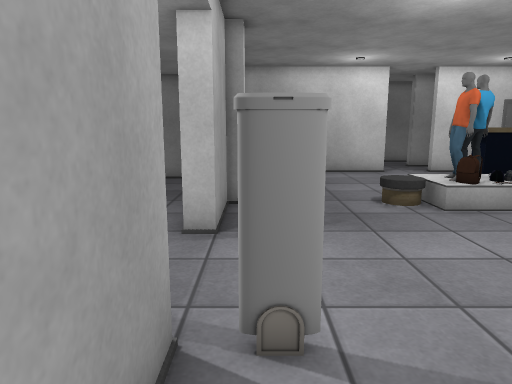
View 1 (above)

21 first-person views from a walk through a 3-D level made in the Unity game engine. The camera is 1.3 m above the floor, tilts 10° down and sees 70° across. The floor is counted in squares, 0.5 m on a side. Each view is taken from the middle of a square. On the plan, view 1 faces up. The plan holds only what a view shows up to about 20 squares ahead; the rest is blank. The player is left out. Some surface patterns are stand-ins.

View 2
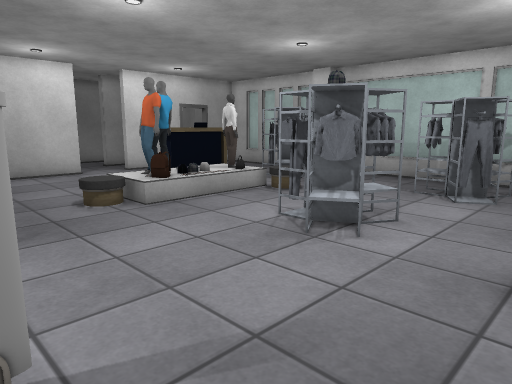

View 3
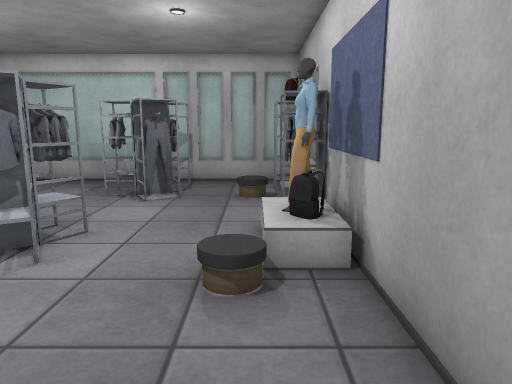

View 4
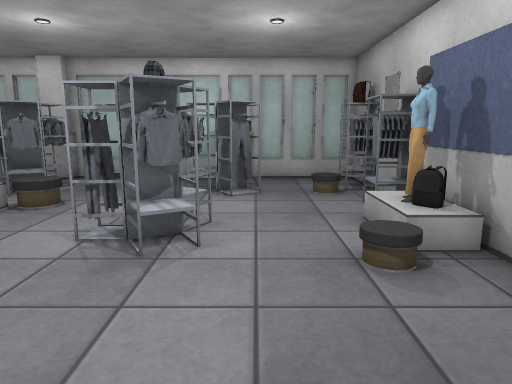

View 5
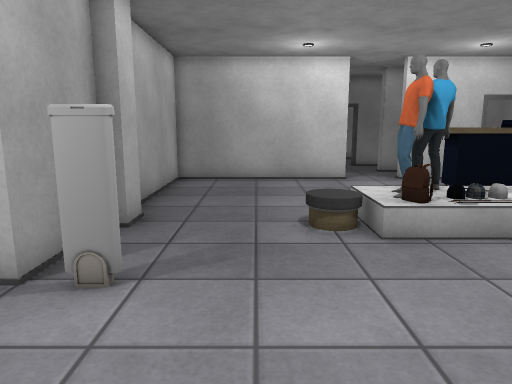

View 6
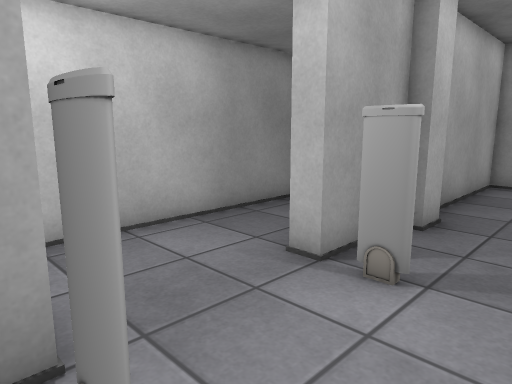

View 7
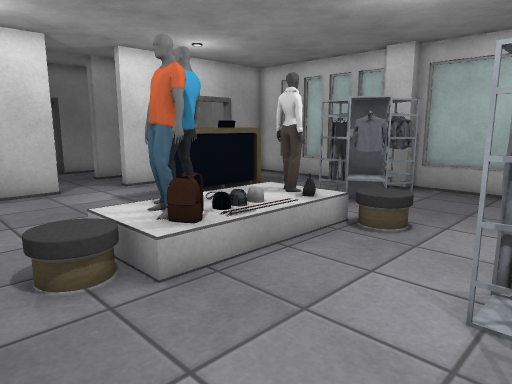

View 8
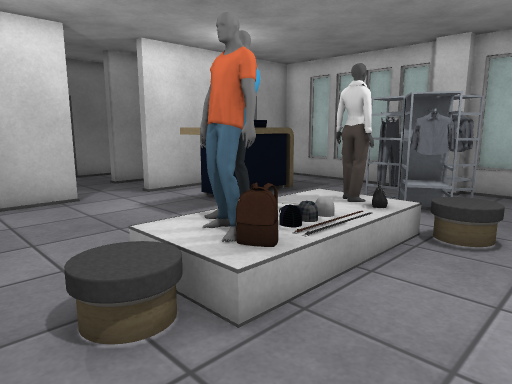

View 9
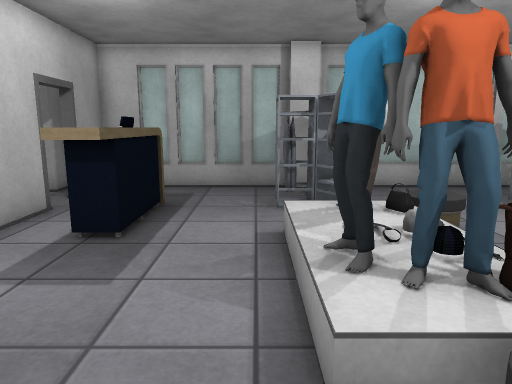

View 10
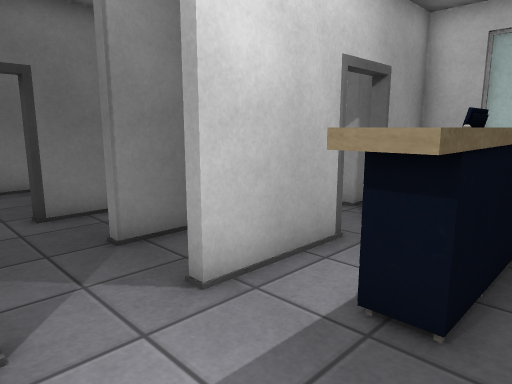

View 11
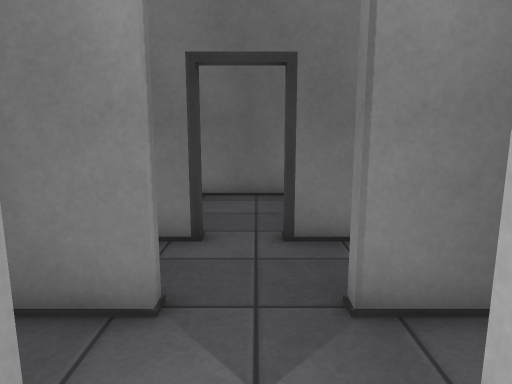

View 12
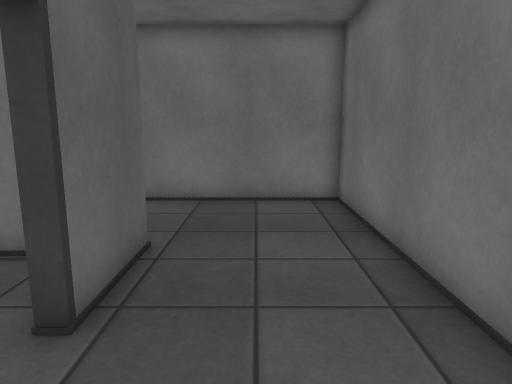

View 13
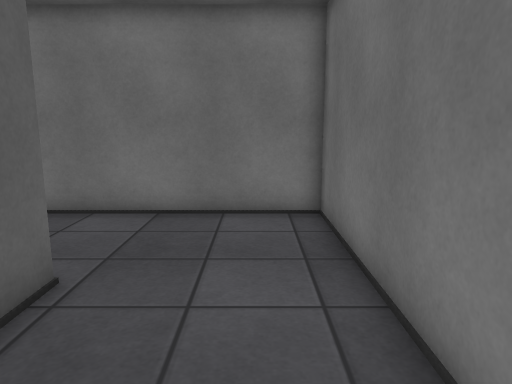

View 14
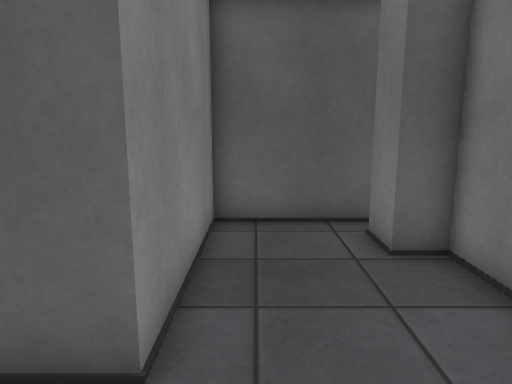

View 15
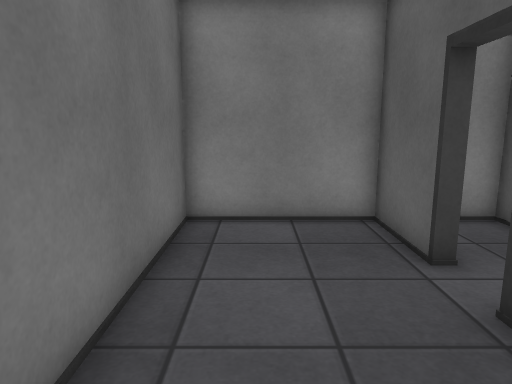

View 16
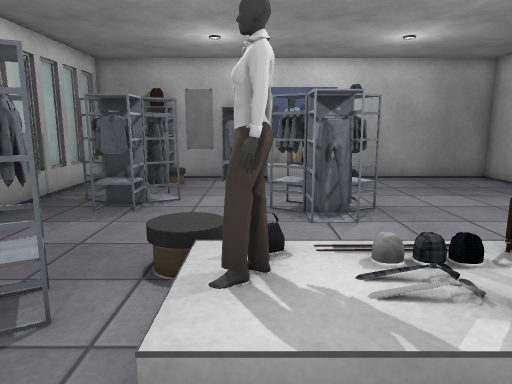

View 17
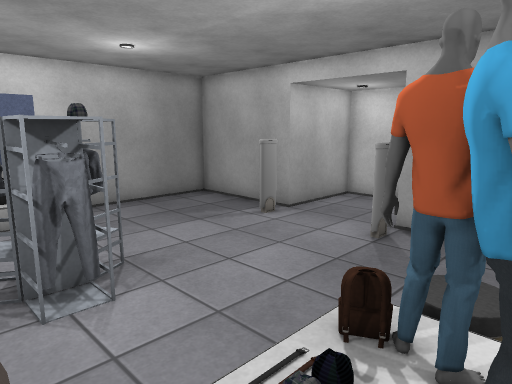

View 18
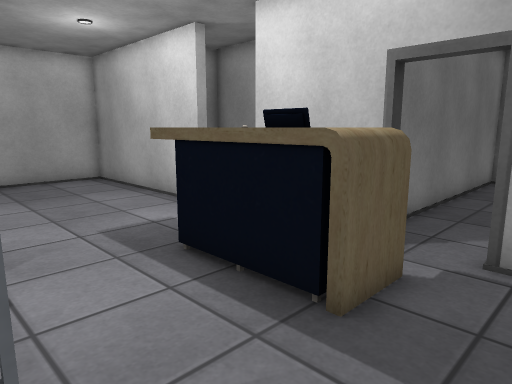

View 19
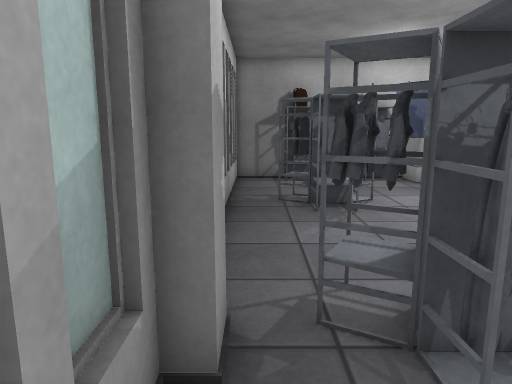

View 20
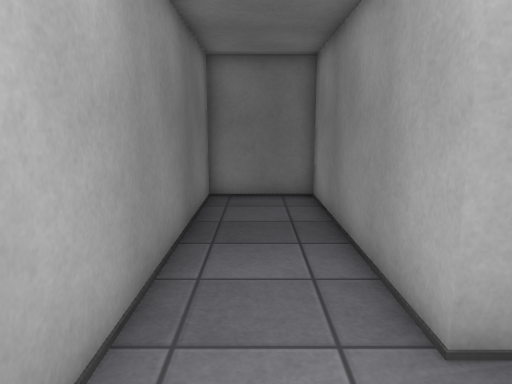

View 21
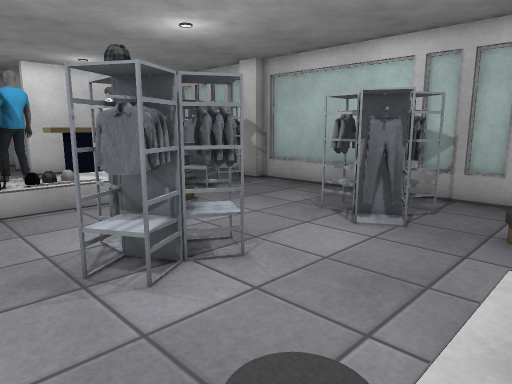

### Floor plan
Key: @ floor where view 1 was taken; # wall or solid block; x gap in a wall; . main floor; : floor 0.5 m higher than the main floor; / step, stairs or slope; O other object.
Columns run from 6 left of view 1 to 19 right of it. Each row starts with its distance up from view 1.
 34      ###############
 33      #.............#
 32      #.............#
 31      #.............#
 30      #.............#
 29      #.....####.####
 28      #....#####.####
 27      #....##.......#
 26      #....##.......#
 25      ##...####...###
 24       #...##.......#
 23       #...## ..... #
 22      #########...####
 21      #.............. #####
 20      #.............. O...#
 19 ######..........OO OOO...#
 18 #...##...........OOOOO...#
 17 #...##...................#
 16 #...##...................#
 15 #...##...................#
 14 #...##......O OO::/..#O..#
 13 #...##.....OO#O::O/.####x#
 12 #...##.....OO# ::O/.O##O.#
 11 #...##............O/.##..#
 10 #...##............O/.....#
  9 #...##x..................#
  8 #........................#
  7 #.............#O#........#
  6 #............####....#O..#
  5 #............####....#O..#
  4 ######x.............#OOO.#
  3      #..............#O##.#
  2      #...................#
  1      #...................#
  0      #@......O.......O...#
 -1      #........OOO###.###.#
 -2      #############OO######

Where each view was taken, in squares from view 1:
view 1: 0 up, 0 right, facing up
view 2: 0 up, 0 right, facing up-right
view 3: 0 up, 1 right, facing right
view 4: 3 up, 0 right, facing right
view 5: 3 up, 3 right, facing up
view 6: 3 up, 3 right, facing up-left
view 7: 6 up, 3 right, facing up-right
view 8: 8 up, 3 right, facing up-right
view 9: 15 up, 3 right, facing right
view 10: 17 up, 7 right, facing up-right
view 11: 20 up, 9 right, facing up
view 12: 31 up, 12 right, facing left
view 13: 32 up, 10 right, facing left
view 14: 32 up, 3 right, facing down
view 15: 32 up, 3 right, facing right
view 16: 17 up, 11 right, facing down
view 17: 14 up, 11 right, facing down-left
view 18: 14 up, 18 right, facing up-left
view 19: 17 up, 18 right, facing down
view 20: 5 up, 4 left, facing up
view 21: 1 down, 5 right, facing up-right
